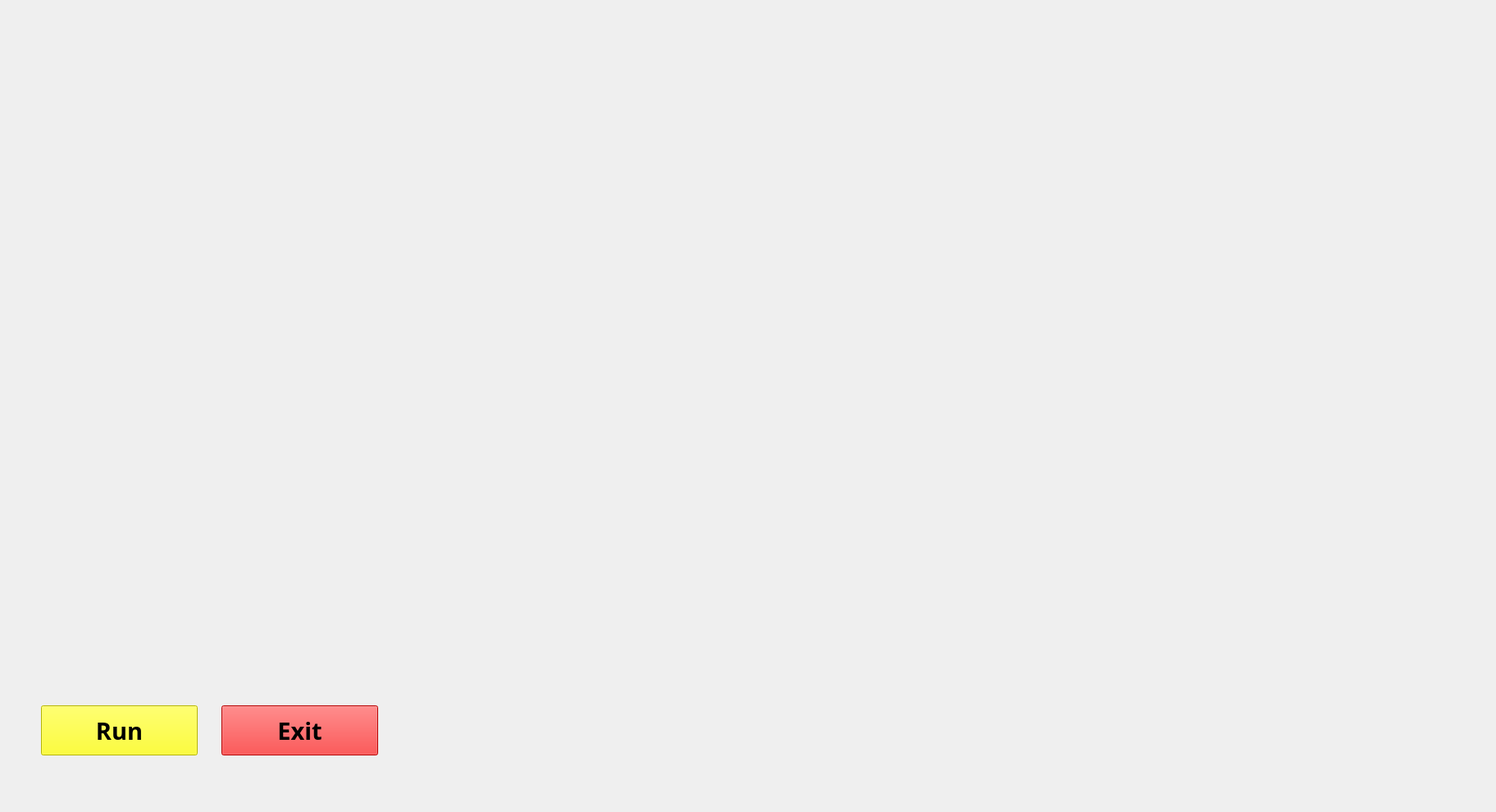
<?xml version="1.0" encoding="UTF-8"?>
<ui version="4.0">
 <class>celineUI</class>
 <widget class="QMainWindow" name="celineUI">
  <property name="geometry">
   <rect>
    <x>0</x>
    <y>0</y>
    <width>1824</width>
    <height>990</height>
   </rect>
  </property>
  <property name="windowTitle">
   <string>MainWindow</string>
  </property>
  <widget class="QWidget" name="centralwidget">
   <widget class="QLabel" name="label">
    <property name="geometry">
     <rect>
      <x>-420</x>
      <y>-140</y>
      <width>4341</width>
      <height>1391</height>
     </rect>
    </property>
    <property name="font">
     <font>
      <family>Dubai Medium</family>
      <pointsize>20</pointsize>
     </font>
    </property>
    <property name="styleSheet">
     <string notr="true"/>
    </property>
    <property name="text">
     <string/>
    </property>
    <property name="pixmap">
     <pixmap>../../Pictures/Wallpaper/cartoon girl/wp2042169-artificial-intelligence-wallpapers.jpg</pixmap>
    </property>
    <property name="scaledContents">
     <bool>false</bool>
    </property>
    <property name="wordWrap">
     <bool>false</bool>
    </property>
    <property name="openExternalLinks">
     <bool>false</bool>
    </property>
   </widget>
   <widget class="QPushButton" name="pushButton">
    <property name="geometry">
     <rect>
      <x>50</x>
      <y>860</y>
      <width>191</width>
      <height>61</height>
     </rect>
    </property>
    <property name="font">
     <font>
      <family>Magneto</family>
      <pointsize>22</pointsize>
      <weight>75</weight>
      <bold>true</bold>
     </font>
    </property>
    <property name="styleSheet">
     <string notr="true">
background-color: rgb(255, 255, 0);</string>
    </property>
    <property name="text">
     <string>Run</string>
    </property>
   </widget>
   <widget class="QPushButton" name="pushButton_2">
    <property name="geometry">
     <rect>
      <x>270</x>
      <y>860</y>
      <width>191</width>
      <height>61</height>
     </rect>
    </property>
    <property name="font">
     <font>
      <family>Magneto</family>
      <pointsize>22</pointsize>
      <weight>75</weight>
      <bold>true</bold>
     </font>
    </property>
    <property name="styleSheet">
     <string notr="true">background-color: rgb(255, 0, 0);
</string>
    </property>
    <property name="text">
     <string>Exit</string>
    </property>
   </widget>
   <widget class="QLabel" name="label_2">
    <property name="geometry">
     <rect>
      <x>80</x>
      <y>30</y>
      <width>531</width>
      <height>441</height>
     </rect>
    </property>
    <property name="text">
     <string/>
    </property>
    <property name="pixmap">
     <pixmap>../updatess.gif</pixmap>
    </property>
    <property name="scaledContents">
     <bool>false</bool>
    </property>
   </widget>
   <widget class="QTextBrowser" name="textBrowser">
    <property name="geometry">
     <rect>
      <x>410</x>
      <y>70</y>
      <width>301</width>
      <height>61</height>
     </rect>
    </property>
    <property name="font">
     <font>
      <family>Dubai Medium</family>
      <pointsize>20</pointsize>
     </font>
    </property>
    <property name="styleSheet">
     <string notr="true">background:transparent;
border-radius:none;</string>
    </property>
   </widget>
   <widget class="QTextBrowser" name="textBrowser_2">
    <property name="geometry">
     <rect>
      <x>410</x>
      <y>140</y>
      <width>241</width>
      <height>51</height>
     </rect>
    </property>
    <property name="font">
     <font>
      <family>Dubai Medium</family>
      <pointsize>18</pointsize>
     </font>
    </property>
    <property name="styleSheet">
     <string notr="true">background:transparent;
border-radius:none;</string>
    </property>
   </widget>
  </widget>
 </widget>
 <resources/>
 <connections/>
</ui>
